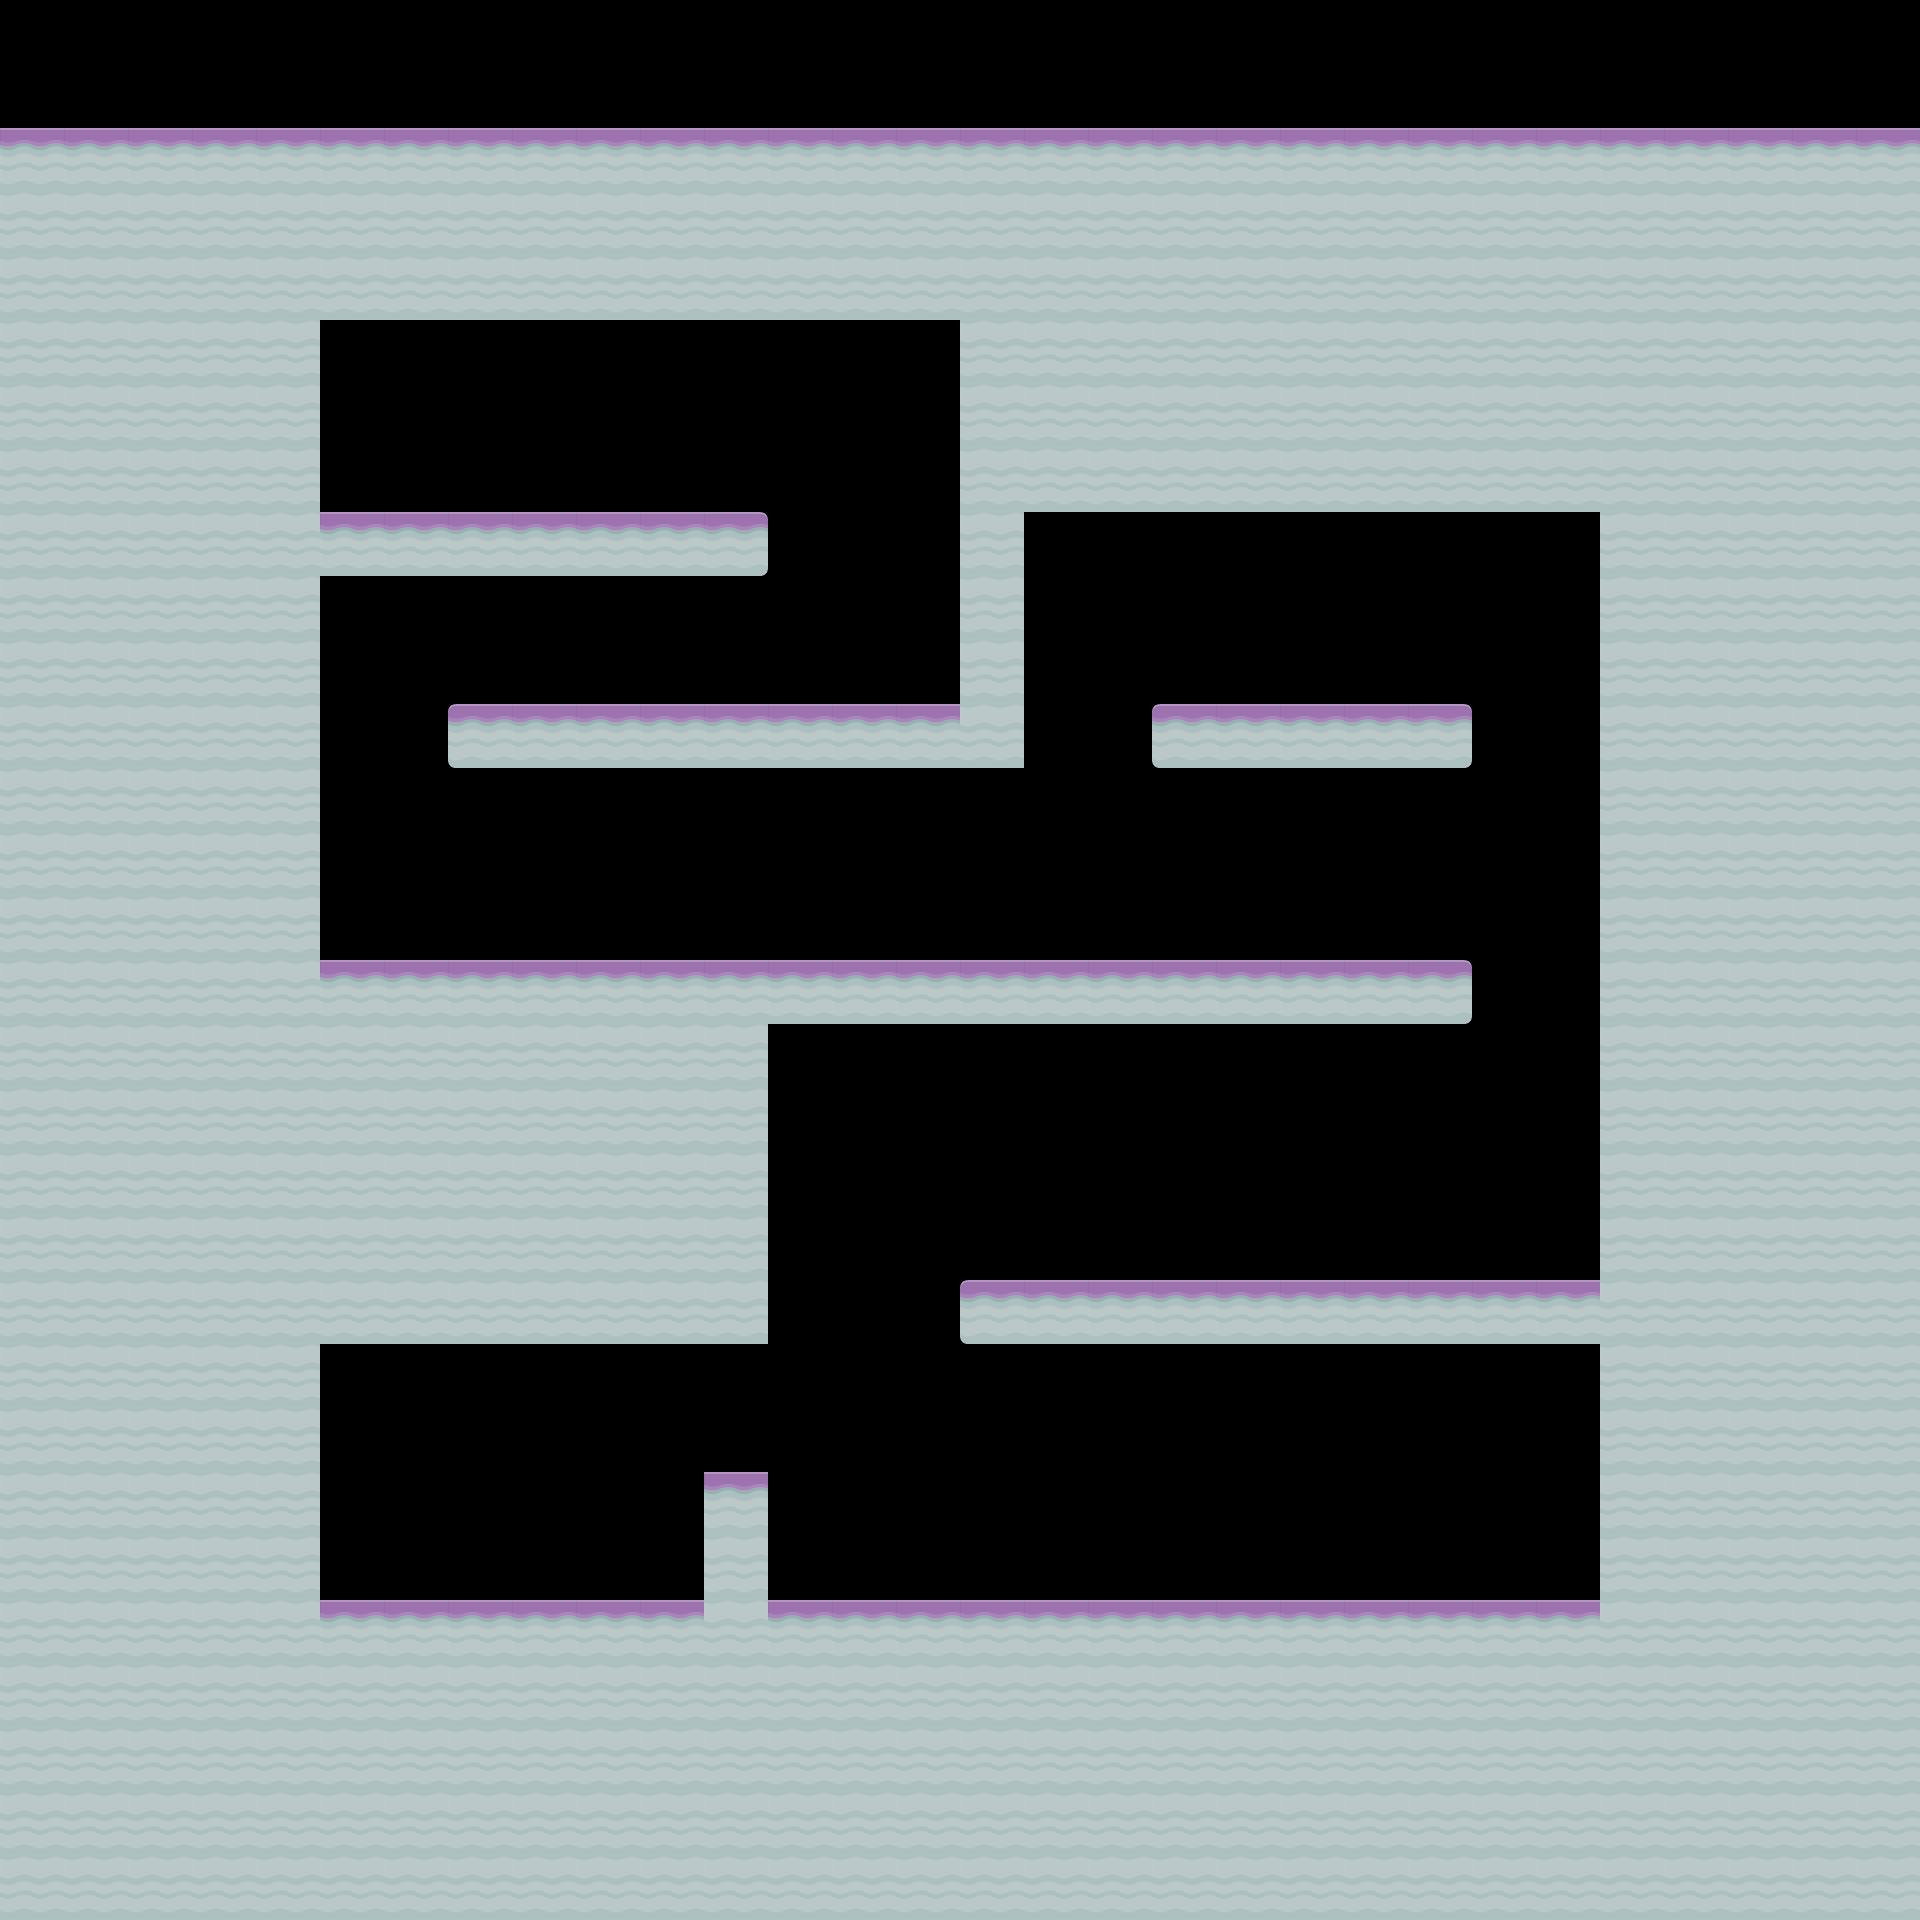

Rendered tile map (Tiled .tmx) drawn with the repository's tilesets; below, a short description and the map source with its tile grids summarised:
An orthogonal 30x30 tile map with 64x64 px tiles, 1 tile layer (floor), 2 tilesets and 9 objects.

<map version="1.0" orientation="orthogonal" renderorder="right-down" width="30" height="30" tilewidth="64" tileheight="64" nextobjectid="10">
 <tileset firstgid="1" name="spritesheet_ground" tilewidth="64" tileheight="64">
  <image source="spritesheet_ground.png" width="512" height="1024" />
 </tileset>
 <tileset firstgid="129" name="colored_shroom" tilewidth="64" tileheight="64">
  <image source="colored_shroom.png" width="1024" height="1024" />
 </tileset>
 <layer name="floor" width="30" height="30">
  <properties>
   <property name="tileset" value="spritesheet_ground" />
  </properties>
  <data>[900 cells, 559 non-empty, 4 distinct tile ids]</data>
 </layer>
 <objectgroup name="enemy">
  <object id="1" gid="9" x="881" y="697" />
  <object id="2" gid="9" x="1340" y="701" />
  <object id="3" gid="9" x="533" y="953" />
  <object id="4" gid="9" x="1249" y="953" />
  <object id="5" gid="9" x="1088" y="1275" />
  <object id="6" gid="9" x="704" y="1467" />
  <object id="7" gid="9" x="449" y="1592" />
  <object id="8" gid="9" x="1153" y="1593" />
 </objectgroup>
 <objectgroup name="Player">
  <object id="9" gid="20" x="393" y="492" />
 </objectgroup>
</map>
